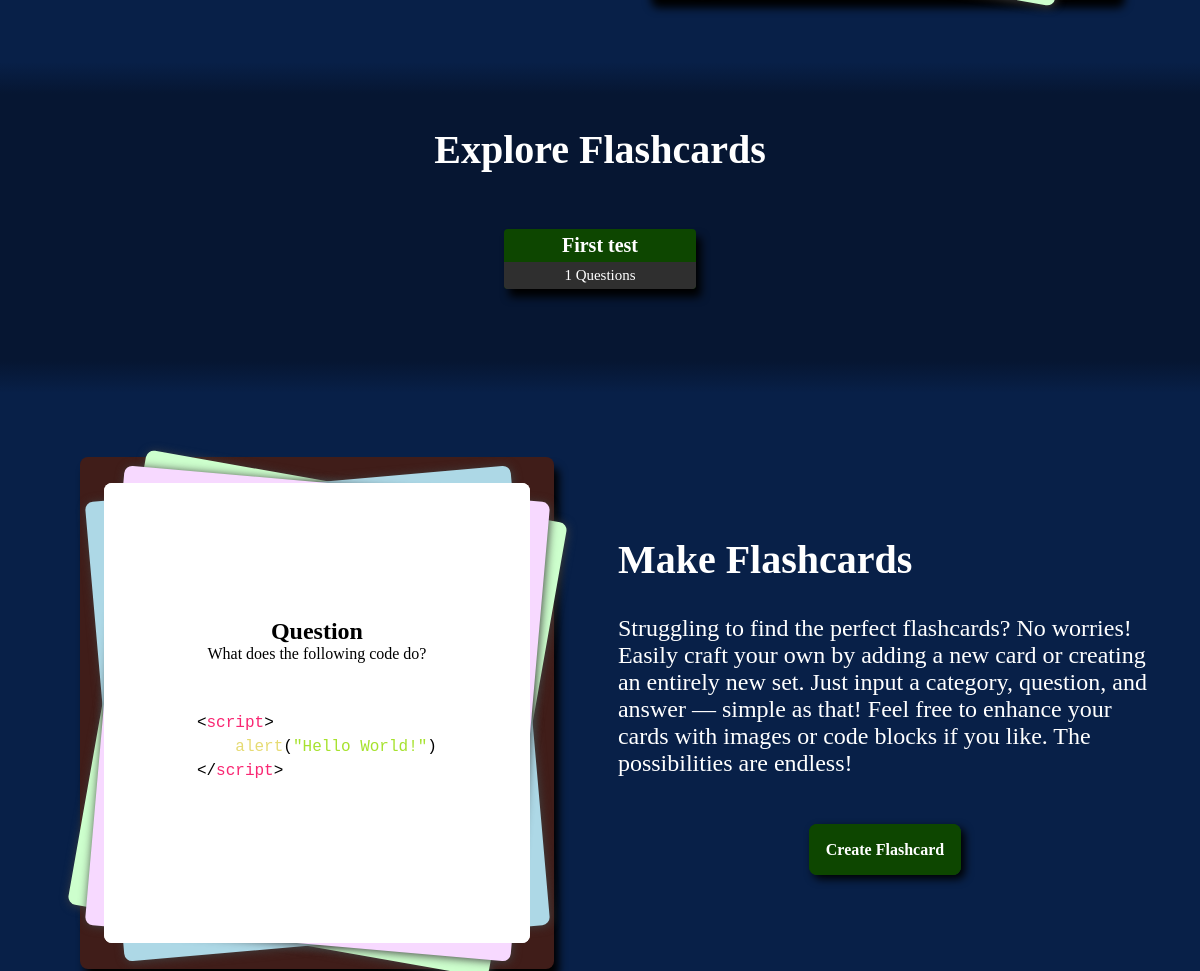
Page /home (middle part) on the earlier database version.
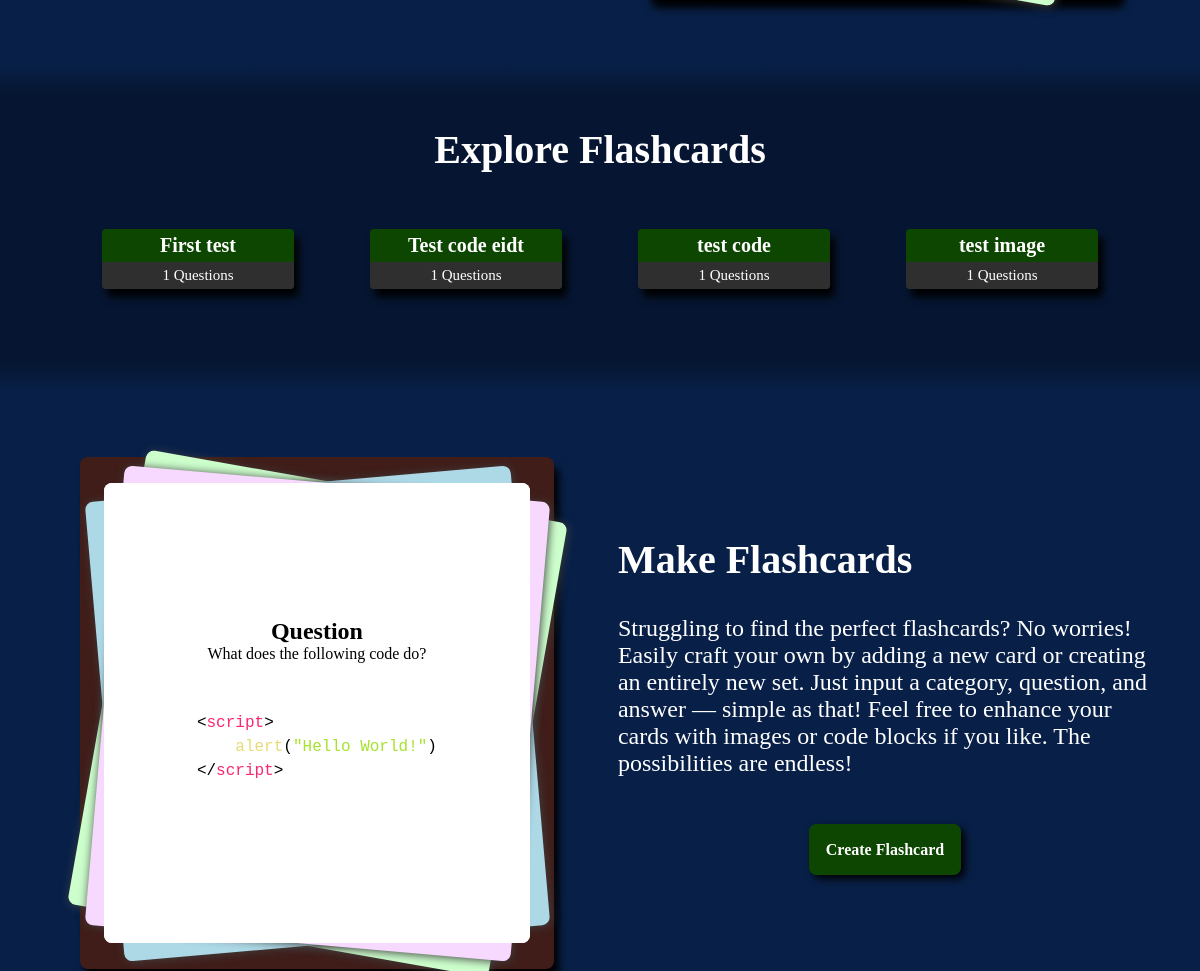
Same page on the later database version.
### tables this page shows
CREATE TABLE Flashcards(
                    cid INTEGER PRIMARY KEY AUTOINCREMENT,
                    category TEXT NOT NULL,
                    question TEXT,
                    answer TEXT,
                    qid INTEGER REFERENCES Figure(fid), 
                    aid INTEGER REFERENCES Figure(fid)
            );

### app.py (the view)
@app.route("/")
@app.route("/home")
def home():
    categories = database.view_allcategories()
    return render_template('home.html', nav_id="home-page", categories=categories)

### templates/home.html (shortened to what this page needs)
{% extends "base.html" %}
{% block content %}
<div class="home-element home-study">
    <div class="display-section">
    </div>
</div>
<div class="gradient-border-top"></div>
<div class="home-element-col">
    <div class="section-center">
        <div class="header-center">Explore Flashcards</div>
    </div>
    <div class="categories">
        {% for category, count in categories.items() %}
        <a class="category" href="{{ url_for('flashcard_route', category=category) | escape }}">
            <div>
                {{ category | escape }}
            </div>
            <div>
                {{ count | escape }} Questions
            </div>
        </a>
        {% endfor %}
    </div>
</div>
<div class="gradient-border-bottom"></div>
<div class="home-element home-make">
    <div class="display-section">
        <div class="flashcard-display" id="display-make-cards">
            <div class="slide-flashcard">
                <div class="card-content-slide" id="card-0">
                    <div class="display-side display-front">
                        <h2>Question</h2>
                        <p>What data structure is this?</p>
                    </div>
                </div>
                <div class="card-content-slide" id="card-1">
                    <div class="display-side display-front">
                        <h2>Question</h2>
                        <p>What does the following code do?</p>
                        <pre><code class="language-html">
&#60;&#47;script&#62;</code></pre>
                    </div>
                </div>
            </div>
        </div>
    </div>
    <div class="section">
        <div class="header">Make Flashcards</div>
        <div class="description">
            Struggling to find the perfect flashcards? No worries! Easily craft your own by adding a new card or creating an
            entirely new set. Just input a category, question, and answer — simple as that! Feel free to enhance your cards with
            images or code blocks if you like. The possibilities are endless!
        </div>
        <div class="home-button">
            <a href="{{  url_for('add_flashcard_route')  }}">Create Flashcard</a>
        </div>
    </div>
</div>
{% endblock %}

Differences in the rows shown:
added Flashcards: category "Test code eidt", count "1"
added Flashcards: category "test code", count "1"
added Flashcards: category "test image", count "1"
